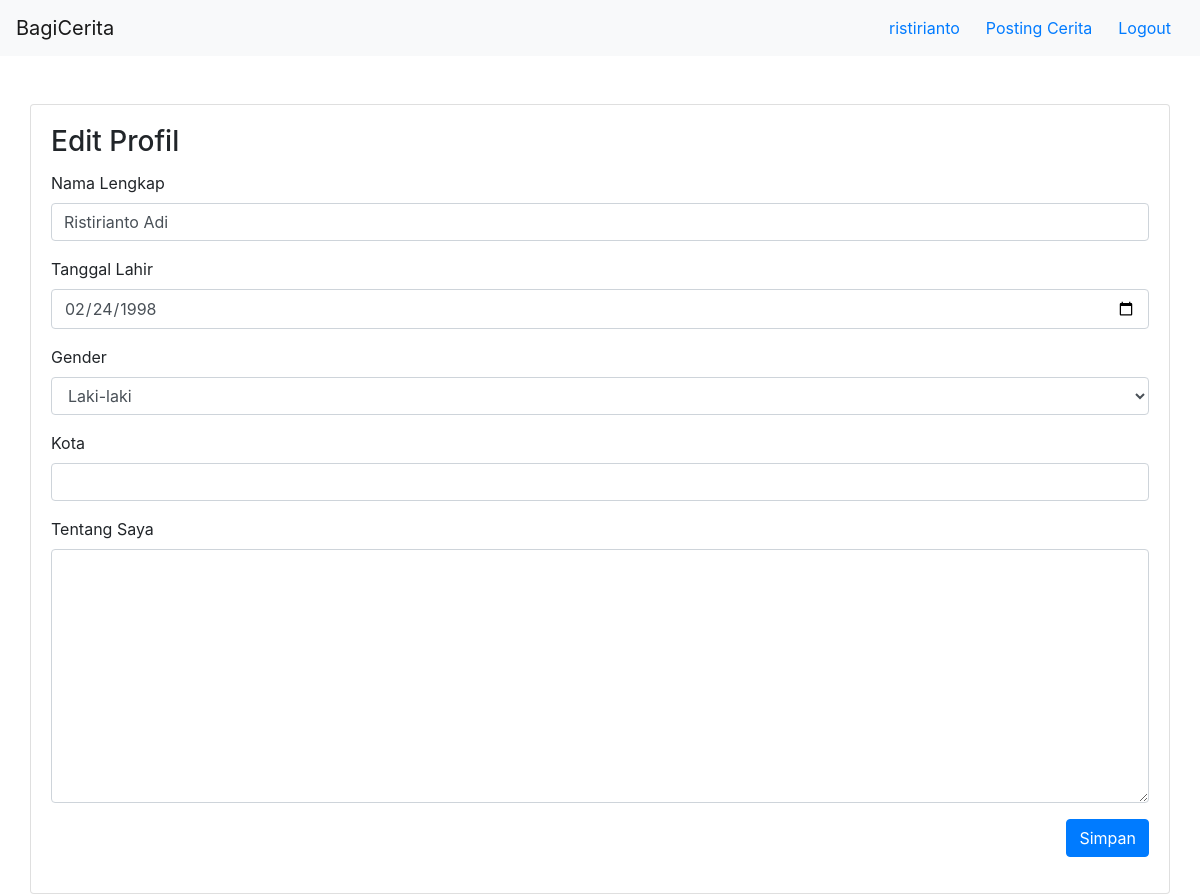
/user/ristirianto/profile/edit (signed in), run on an earlier commit of the app's database.
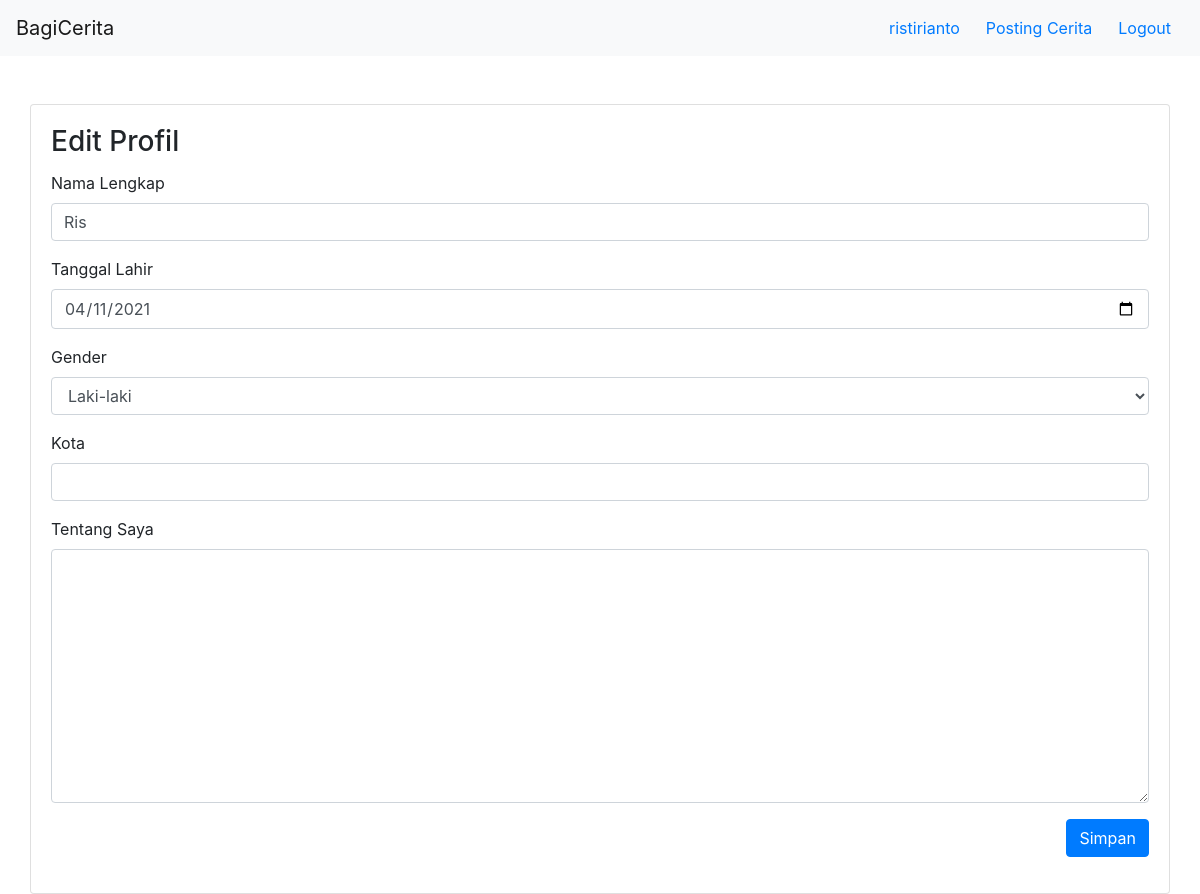
And on a later commit of the database.
### user/models.py (models this page shows, shortened)
class Profile(models.Model):
    user = models.OneToOneField(User, on_delete=models.CASCADE)
    nama_lengkap = models.CharField(max_length=30, blank=True)
    tanggal_lahir = models.DateField(null=True, blank=True)
    Laki = 'L'
    Perempuan = 'P'
    GENDER_CHOICES = [
        (Laki, 'Laki-laki'),
        (Perempuan, 'Perempuan'),
    ]
    gender = models.CharField(max_length=30,blank=True, choices=GENDER_CHOICES)
    kota = models.CharField(max_length=30, blank=True)
    tentang_saya = models.TextField(blank=True)

### user/views.py (the view, shortened to what this page needs)
# urls.py: path('<str:username>/profile/edit',edit_user_profile_view,name="edit_user_profile"),
def edit_user_profile_view(request,username):
    context = {
        "username":username,
        "nama_lengkap":"",
        "tanggal_lahir":""
    }
    try:
        profile = request.user.profile
        print("profile: "+str(profile.nama_lengkap))
        context['nama_lengkap'] = profile.nama_lengkap
        context['tanggal_lahir'] = profile.tanggal_lahir
    except Profile.DoesNotExist:
        print("pass")
    print("context: "+str(context))
    return render(request,"user/edit_user_profile.html",context)

### bagicerita/context_processor.py (called while the page is built)
def get_auth_form(request):
    registerForm = UserCreationForm()
    return{
        'register_form':registerForm
    }

def check_if_logged_in(request):
    if request.user.is_authenticated:
        return{
            'logged_in':True,
            'username':request.user.username
        }
    else:
        return {
            'logged_in':False
        }

### templates/user/edit_user_profile.html (shortened to what this page needs)
{% extends 'base.html' %}
{% load story_tags %}
{% block content %}
    {% include 'navbar.html' %}
    <div class="container">
        <div class="row mt-5">
            <div class="card" style="width: 100%">
                <div class="card-body">
                    <h3 class="card-title">Edit Profil</h3>
                    <form method="POST">
                        <div class="form-group">
                          <label for="nama-lengkap">Nama Lengkap</label>
                          <input type="text" value = "{{nama_lengkap}}" name="nama-lengkap" class="form-control" id="nama-lengkap"/>
                        </div>
                        <div class="form-group">
                          <label for="tanggal-lahir">Tanggal Lahir</label>
                          <input type="date" value="{{tanggal_lahir|date:'Y-m-d'}}" class="form-control" id="tanggal-lahir" name="tanggal-lahir"/>
                        </div>
                        <div class="form-group">
                            <label for="gender">Gender</label>
                            <select class="form-control" id="gender" name="gender">
                                <option value="L">Laki-laki</option>
                            </select>
                        </div>
                        <div class="form-group">
                            <label for="kota">Kota</label>
                            <input type="text" name="kota" class="form-control" id="kota"/>
                        </div>
                        <div class="form-group">
                            <label for="tentang-saya">Tentang Saya</label>
                            <textarea class="form-control" name="tentang-saya" id="exampleFormControlTextarea1" rows="10"></textarea>
                        </div>
                        <div class="form-group" style="text-align: right;">
                            <button type="submit" class="btn btn-primary">Simpan</button>
                          </div>
                      </form>
                </div>
            </div>
        </div>
    </div>
{% endblock %}

What changed in the data, as far as the page shows it:
changed Profile: nama-lengkap "Ristirianto Adi" → "Ris"; tanggal-lahir "02/24/1998" → "04/11/2021"
